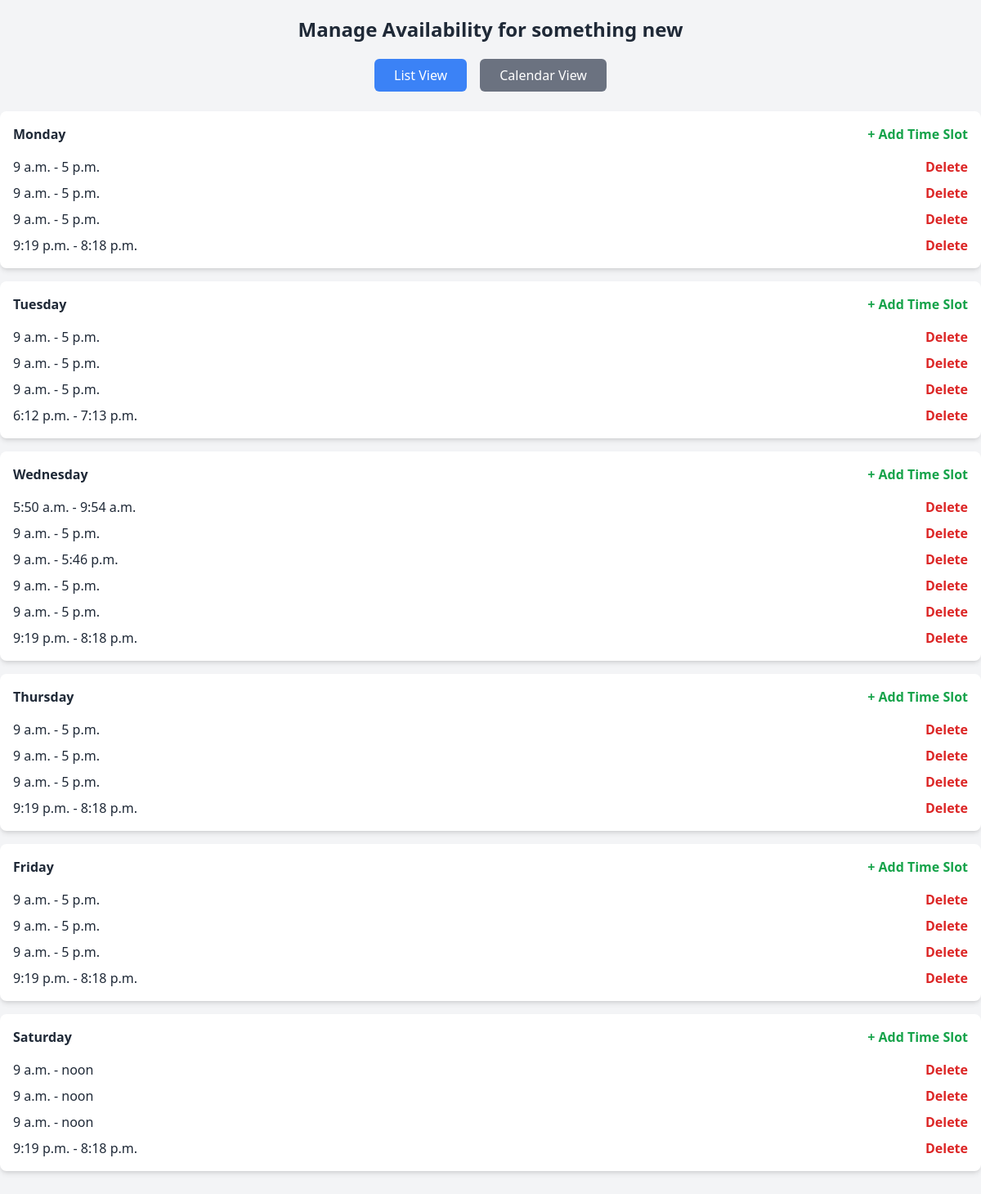
Page /calendar/organization/8/availability/ on the committed database.
### accounts/models.py (models this page shows, shortened)
class Organization(models.Model):
    name = models.CharField(max_length=255)
    description = models.TextField(blank=True)
    created_at = models.DateTimeField(auto_now_add=True)
    updated_at = models.DateTimeField(auto_now=True)
    created_by = models.ForeignKey(User, on_delete=models.CASCADE, related_name='created_organizations')

class Availability(models.Model):
    DAYS_OF_WEEK = [
        (0, 'Monday'),
        (1, 'Tuesday'),
        (2, 'Wednesday'),
        (3, 'Thursday'),
        (4, 'Friday'),
        (5, 'Saturday'),
        (6, 'Sunday'),
    ]
    user = models.ForeignKey(User, on_delete=models.CASCADE, related_name='availabilities', null=True, blank=True)
    organization = models.ForeignKey(Organization, on_delete=models.CASCADE, related_name='availabilities', null=True, blank=True)
    day_of_week = models.IntegerField(choices=DAYS_OF_WEEK, null=True, blank=True)
    start_time = models.TimeField(null=True, blank=True)
    end_time = models.TimeField(null=True, blank=True)
    is_booked=models.BooleanField(default=False, null=True, blank=True)
    class Meta:
        unique_together = ('user', 'organization', 'day_of_week', 'start_time', 'end_time')

### calendar_plus/views.py (the view)
# urls.py: path('organization/<int:org_id>/availability/', OrganizationAvailabilityView.as_view(), name='organization_availability'),
class OrganizationAvailabilityView(ListView):
    model = Availability
    template_name = 'availability/organization_availability.html'
    context_object_name = 'availabilities'
    def get_queryset(self):
        org_id = self.kwargs['org_id']
        organization = get_object_or_404(Organization, id=org_id)
        return Availability.objects.filter(organization=organization).order_by('day_of_week', 'start_time')
    def get_context_data(self, **kwargs):
        context = super().get_context_data(**kwargs)
        org_id = self.kwargs['org_id']
        organization = get_object_or_404(Organization, id=org_id)
        grouped_availabilities = defaultdict(list)
        for availability in self.object_list:
            day_name = availability.get_day_of_week_display()
            grouped_availabilities[day_name].append(availability)
        sorted_grouped_availabilities = dict(sorted(grouped_availabilities.items(), key=lambda x: list(Availability.DAYS_OF_WEEK).index((x[1][0].day_of_week, x[0])) if x[1] else float('inf')))
        context.update({
            'organization': organization,
            'grouped_availabilities': sorted_grouped_availabilities,
        })
        return context

### calendar_plus/templates/availability/organization_availability.html (shortened to what this page needs)
<!DOCTYPE html>
<html lang="en">
<head>
    <script src="https://cdn.tailwindcss.com"></script>
    <link href="https://cdnjs.cloudflare.com/ajax/libs/fullcalendar/3.2.0/fullcalendar.min.css" rel="stylesheet" />
</head>
<body class="font-sans bg-gray-100 text-gray-800">
    <h2 class="text-2xl font-semibold text-center py-5">Manage Availability for {{ organization.name }}</h2>
    <div class="flex justify-center space-x-4 mb-6">
        <button id="list-view-btn" class="bg-blue-500 text-white px-6 py-2 rounded-md hover:bg-blue-600 focus:outline-none">List View</button>
        <button id="calendar-view-btn" class="bg-gray-500 text-white px-6 py-2 rounded-md hover:bg-gray-600 focus:outline-none">Calendar View</button>
    </div>
    <div id="availability-container" class="space-y-4">
        {% for day, slots in grouped_availabilities.items %}
            <div class="bg-white p-4 rounded-lg shadow-md">
                <div class="flex justify-between items-center">
                    <span class="font-bold">{{ day }}</span>
                    <button class="add-time-slot-btn text-green-600 font-semibold" data-day="{{ forloop.counter0 }}" data-org="{{ organization.id }}">+ Add Time Slot</button>
                </div>
                <div class="mt-4 space-y-2">
                    {% for slot in slots %}
                        <div class="flex justify-between items-center">
                            <span>{{ slot.start_time }} - {{ slot.end_time }}</span>
                            <button class="delete-btn text-red-600 font-semibold" data-id="{{ slot.id }}" data-org="{{ organization.id }}">Delete</button>
                        </div>
                    {% endfor %}
                </div>
            </div>
        {% endfor %}
    </div>
</body>
</html>
</body>
</html>

### rows in the picture
Organization: name "something new"
Availability: day "Monday", start_time "9 a.m.", end_time "5 p.m."
Availability: start_time "9 a.m.", end_time "5 p.m."
Availability: start_time "9 a.m.", end_time "5 p.m."
Availability: start_time "9:19 p.m.", end_time "8:18 p.m."
Availability: day "Tuesday", start_time "9 a.m.", end_time "5 p.m."
Availability: start_time "9 a.m.", end_time "5 p.m."
Availability: start_time "9 a.m.", end_time "5 p.m."
Availability: start_time "6:12 p.m.", end_time "7:13 p.m."
Availability: day "Wednesday", start_time "5:50 a.m.", end_time "9:54 a.m."
Availability: start_time "9 a.m.", end_time "5 p.m."
Availability: start_time "9 a.m.", end_time "5:46 p.m."
Availability: start_time "9 a.m.", end_time "5 p.m."
Availability: start_time "9 a.m.", end_time "5 p.m."
Availability: start_time "9:19 p.m.", end_time "8:18 p.m."
Availability: day "Thursday", start_time "9 a.m.", end_time "5 p.m."
Availability: start_time "9 a.m.", end_time "5 p.m."
Availability: start_time "9 a.m.", end_time "5 p.m."
Availability: start_time "9:19 p.m.", end_time "8:18 p.m."
Availability: day "Friday", start_time "9 a.m.", end_time "5 p.m."
Availability: start_time "9 a.m.", end_time "5 p.m."
Availability: start_time "9 a.m.", end_time "5 p.m."
Availability: start_time "9:19 p.m.", end_time "8:18 p.m."
Availability: day "Saturday", start_time "9 a.m.", end_time "noon"
Availability: start_time "9 a.m.", end_time "noon"
Availability: start_time "9 a.m.", end_time "noon"
Availability: start_time "9:19 p.m.", end_time "8:18 p.m."
